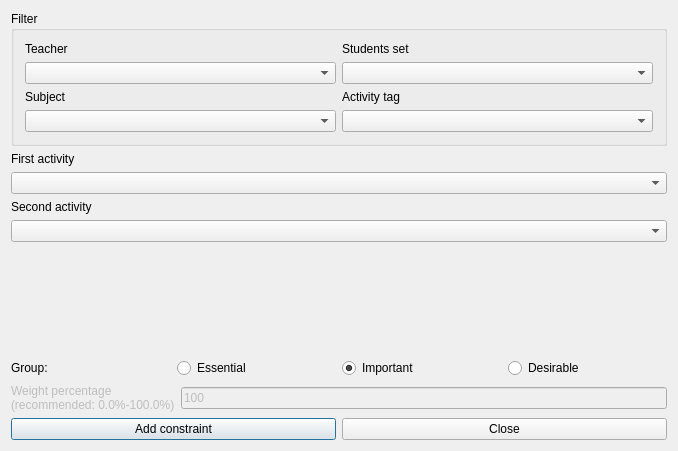
<?xml version="1.0" encoding="UTF-8"?>
<ui version="4.0">
 <class>AddConstraintTwoActivitiesGroupedForm_template</class>
 <widget class="QDialog" name="AddConstraintTwoActivitiesGroupedForm_template">
  <property name="geometry">
   <rect>
    <x>0</x>
    <y>0</y>
    <width>678</width>
    <height>451</height>
   </rect>
  </property>
  <property name="windowTitle">
   <string extracomment="This is the title of the dialog to add a new constraint of this type">Add two activities grouped</string>
  </property>
  <layout class="QVBoxLayout" name="verticalLayout">
   <item>
    <widget class="QGroupBox" name="filterGroupBox">
     <property name="title">
      <string>Filter</string>
     </property>
     <layout class="QGridLayout" name="gridLayout">
      <item row="0" column="0">
       <widget class="QLabel" name="teachersTextLabel">
        <property name="text">
         <string>Teacher</string>
        </property>
        <property name="wordWrap">
         <bool>false</bool>
        </property>
       </widget>
      </item>
      <item row="0" column="1">
       <widget class="QLabel" name="studentsTextLabel">
        <property name="text">
         <string>Students set</string>
        </property>
        <property name="wordWrap">
         <bool>false</bool>
        </property>
       </widget>
      </item>
      <item row="1" column="0">
       <widget class="QComboBox" name="teachersComboBox"/>
      </item>
      <item row="1" column="1">
       <widget class="QComboBox" name="studentsComboBox"/>
      </item>
      <item row="2" column="0">
       <widget class="QLabel" name="subjectsTextLabel">
        <property name="text">
         <string>Subject</string>
        </property>
        <property name="wordWrap">
         <bool>false</bool>
        </property>
       </widget>
      </item>
      <item row="2" column="1">
       <widget class="QLabel" name="activityTagsTextLabel">
        <property name="text">
         <string>Activity tag</string>
        </property>
        <property name="wordWrap">
         <bool>false</bool>
        </property>
       </widget>
      </item>
      <item row="3" column="0">
       <widget class="QComboBox" name="subjectsComboBox"/>
      </item>
      <item row="3" column="1">
       <widget class="QComboBox" name="activityTagsComboBox"/>
      </item>
     </layout>
    </widget>
   </item>
   <item>
    <layout class="QVBoxLayout">
     <item>
      <widget class="QLabel" name="activityTextLabel">
       <property name="frameShape">
        <enum>QFrame::NoFrame</enum>
       </property>
       <property name="frameShadow">
        <enum>QFrame::Plain</enum>
       </property>
       <property name="text">
        <string>First activity</string>
       </property>
       <property name="wordWrap">
        <bool>false</bool>
       </property>
      </widget>
     </item>
     <item>
      <widget class="QComboBox" name="firstActivitiesComboBox">
       <property name="editable">
        <bool>false</bool>
       </property>
       <property name="insertPolicy">
        <enum>QComboBox::NoInsert</enum>
       </property>
       <property name="autoCompletion">
        <bool>false</bool>
       </property>
       <property name="duplicatesEnabled">
        <bool>false</bool>
       </property>
      </widget>
     </item>
    </layout>
   </item>
   <item>
    <layout class="QVBoxLayout">
     <item>
      <widget class="QLabel" name="activityTextLabel_2">
       <property name="frameShape">
        <enum>QFrame::NoFrame</enum>
       </property>
       <property name="frameShadow">
        <enum>QFrame::Plain</enum>
       </property>
       <property name="text">
        <string>Second activity</string>
       </property>
       <property name="wordWrap">
        <bool>false</bool>
       </property>
      </widget>
     </item>
     <item>
      <widget class="QComboBox" name="secondActivitiesComboBox">
       <property name="editable">
        <bool>false</bool>
       </property>
       <property name="insertPolicy">
        <enum>QComboBox::NoInsert</enum>
       </property>
       <property name="autoCompletion">
        <bool>false</bool>
       </property>
       <property name="duplicatesEnabled">
        <bool>false</bool>
       </property>
      </widget>
     </item>
    </layout>
   </item>
   <item>
    <spacer name="spacer2">
     <property name="orientation">
      <enum>Qt::Vertical</enum>
     </property>
     <property name="sizeType">
      <enum>QSizePolicy::Expanding</enum>
     </property>
     <property name="sizeHint" stdset="0">
      <size>
       <width>21</width>
       <height>80</height>
      </size>
     </property>
    </spacer>
   </item>
   <item>
    <layout class="QHBoxLayout" name="horizontalLayout_4">
     <item>
      <widget class="QLabel" name="groupTextLabel">
       <property name="text">
        <string>Group:</string>
       </property>
      </widget>
     </item>
     <item>
      <widget class="QRadioButton" name="essentialRadioButton">
       <property name="text">
        <string>Essential</string>
       </property>
      </widget>
     </item>
     <item>
      <widget class="QRadioButton" name="importantRadioButton">
       <property name="text">
        <string>Important</string>
       </property>
       <property name="checked">
        <bool>true</bool>
       </property>
      </widget>
     </item>
     <item>
      <widget class="QRadioButton" name="desirableRadioButton">
       <property name="text">
        <string>Desirable</string>
       </property>
      </widget>
     </item>
    </layout>
   </item>
   <item>
    <layout class="QHBoxLayout">
     <item>
      <widget class="QLabel" name="weightTextLabel">
       <property name="enabled">
        <bool>false</bool>
       </property>
       <property name="frameShape">
        <enum>QFrame::NoFrame</enum>
       </property>
       <property name="frameShadow">
        <enum>QFrame::Plain</enum>
       </property>
       <property name="text">
        <string>Weight percentage
(recommended: 0.0%-100.0%)</string>
       </property>
       <property name="wordWrap">
        <bool>false</bool>
       </property>
      </widget>
     </item>
     <item>
      <widget class="QLineEdit" name="weightLineEdit">
       <property name="enabled">
        <bool>false</bool>
       </property>
       <property name="text">
        <string notr="true">100</string>
       </property>
      </widget>
     </item>
    </layout>
   </item>
   <item>
    <layout class="QHBoxLayout">
     <item>
      <widget class="QPushButton" name="addConstraintPushButton">
       <property name="text">
        <string>Add constraint</string>
       </property>
      </widget>
     </item>
     <item>
      <widget class="QPushButton" name="closePushButton">
       <property name="text">
        <string>Close</string>
       </property>
      </widget>
     </item>
    </layout>
   </item>
  </layout>
 </widget>
 <layoutdefault spacing="6" margin="11"/>
 <resources/>
 <connections/>
</ui>
